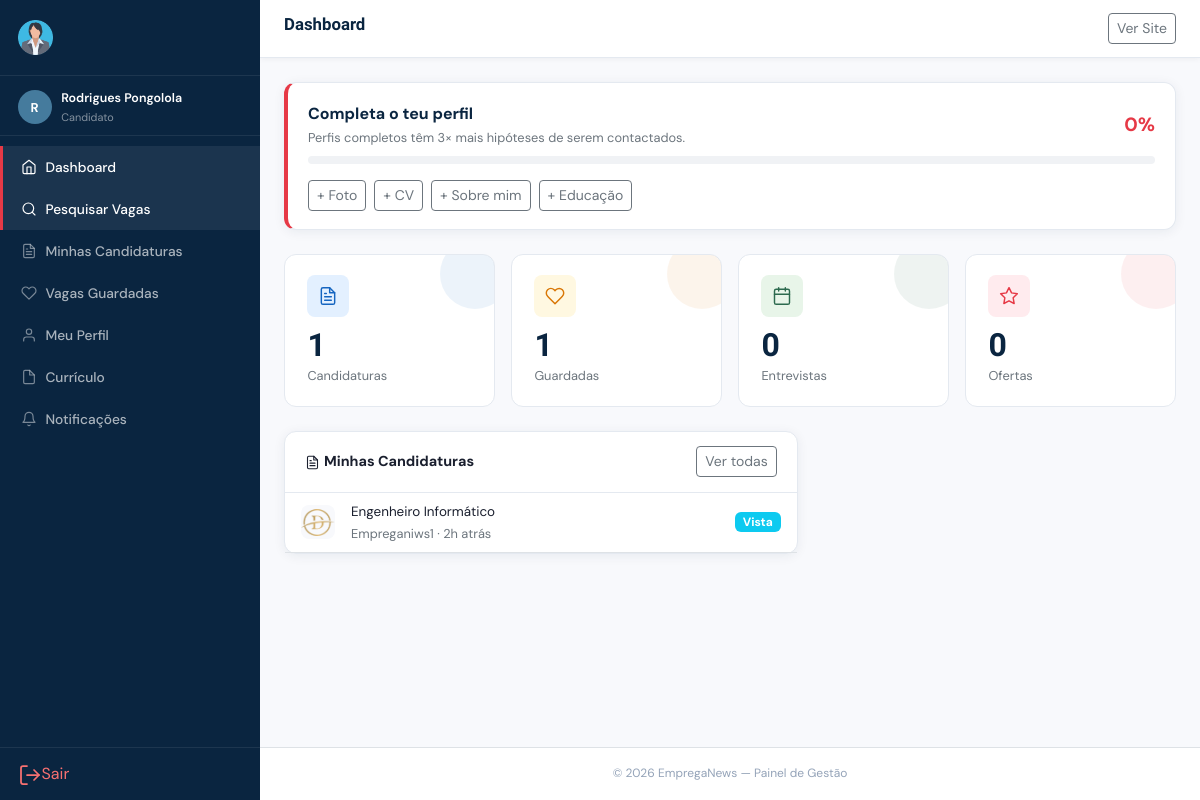
Screenshot of /candidato/index.php (signed in) with the database file from the repository.
### tables this page shows
CREATE TABLE `candidaturas` (
  `id` int(11) NOT NULL,
  `vaga_id` int(11) NOT NULL,
  `candidato_id` int(11) NOT NULL,
  `carta_apresentacao` text DEFAULT NULL,
  `cv_ficheiro` varchar(255) DEFAULT NULL COMMENT 'CV específico para esta candidatura',
  `estado` enum('enviada','vista','em_analise','entrevista','oferta','aceite','rejeitada','retirada') DEFAULT 'enviada',
  `nota_empresa` text DEFAULT NULL COMMENT 'Nota interna da empresa',
  `nota_admin` text DEFAULT NULL,
  `data_candidatura` timestamp NOT NULL DEFAULT current_timestamp(),
  `data_atualizacao` timestamp NOT NULL DEFAULT current_timestamp() ON UPDATE current_timestamp(),
  `notificado` tinyint(1) DEFAULT 0
);

CREATE TABLE `empresas` (
  `id` int(11) NOT NULL,
  `utilizador_id` int(11) NOT NULL,
  `nome` varchar(200) NOT NULL,
  `slug` varchar(220) NOT NULL,
  `logo` varchar(255) DEFAULT NULL,
  `nif` varchar(30) DEFAULT NULL,
  `website` varchar(200) DEFAULT NULL,
  `telefone` varchar(30) DEFAULT NULL,
  `email_contato` varchar(150) DEFAULT NULL,
  `provincia_id` int(11) DEFAULT NULL,
  `morada` text DEFAULT NULL,
  `setor` varchar(100) DEFAULT NULL,
  `dimensao` enum('startup','pequena','media','grande','multinacional') DEFAULT 'media',
  `ano_fundacao` year(4) DEFAULT NULL,
  `sobre` text DEFAULT NULL,
  `estado` enum('pendente','aprovada','suspensa','rejeitada') DEFAULT 'pendente',
  `verificada` tinyint(1) DEFAULT 0 COMMENT 'Selo verificado pelo admin',
  `total_vagas_publicadas` int(11) DEFAULT 0,
  `criado_em` timestamp NOT NULL DEFAULT current_timestamp(),
  `atualizado_em` timestamp NOT NULL DEFAULT current_timestamp() ON UPDATE current_timestamp()
);

CREATE TABLE `vagas` (
  `id` int(11) NOT NULL,
  `empresa_id` int(11) NOT NULL,
  `titulo` varchar(200) NOT NULL,
  `slug` varchar(220) NOT NULL,
  `categoria_id` int(11) DEFAULT NULL,
  `provincia_id` int(11) DEFAULT NULL,
  `tipo_contrato` enum('efectivo','contrato','part_time','freelance','estagio','voluntario') DEFAULT 'efectivo',
  `modalidade` enum('presencial','remoto','hibrido') DEFAULT 'presencial',
  `nivel_experiencia` enum('sem_experiencia','junior','medio','senior','diretor') DEFAULT 'medio',
  `nivel_escolaridade` enum('basico','medio','bacharelato','licenciatura','mestrado','doutoramento','indiferente') DEFAULT 'licenciatura',
  `descricao` longtext NOT NULL,
  `requisitos` text DEFAULT NULL,
  `beneficios` text DEFAULT NULL,
  `salario_min` decimal(12,2) DEFAULT NULL,
  `salario_max` decimal(12,2) DEFAULT NULL,
  `moeda_salario` varchar(10) DEFAULT 'AOA',
  `salario_negociavel` tinyint(1) DEFAULT 0,
  `salario_visivel` tinyint(1) DEFAULT 1,
  `vagas_disponiveis` int(11) DEFAULT 1,
  `data_publicacao` date DEFAULT curdate(),
  `data_encerramento` date DEFAULT NULL,
  `estado` enum('rascunho','pendente','publicada','encerrada','arquivada') DEFAULT 'pendente',
  `destaque` tinyint(1) DEFAULT 0,
  `total_candidaturas` int(11) DEFAULT 0,
  `total_visualizacoes` int(11) DEFAULT 0,
  `criado_em` timestamp NOT NULL DEFAULT current_timestamp(),
  `atualizado_em` timestamp NOT NULL DEFAULT current_timestamp() ON UPDATE current_timestamp()
);

### includes/config.php (called while the page is built, shortened)
<?php
class DB {
    private static ?PDO $c = null;
    public static function conn(): PDO {
        if (!self::$c) {
            try {
                self::$c = new PDO(
                    "mysql:host=".DB_HOST.";dbname=".DB_NAME.";charset=utf8mb4",
                    DB_USER, DB_PASS,
                    [PDO::ATTR_ERRMODE            => PDO::ERRMODE_EXCEPTION,
                     PDO::ATTR_DEFAULT_FETCH_MODE => PDO::FETCH_ASSOC,
                     PDO::ATTR_EMULATE_PREPARES   => false]
                );
            } catch (PDOException $e) {
                die('
<!DOCTYPE html><html><head><meta charset="UTF-8">
<title>Erro de Ligação</title>
<style>body{font-family:sans-serif;padding:3rem;color:#c00;background:#fff8f8;}
h2{color:#c00;}code{background:#fee;padding:.2rem .4rem;border-radius:4px;}</style>
</head><body>
<h2>⚠ Erro de Ligação à Base de Dados</h2>
<p>Não foi possível ligar ao MySQL. Verifique as configurações em <code>includes/config.php</code>:</p>
<ul>
  <li>DB_HOST: <code>' . DB_HOST . '</code></li>
  <li>DB_NAME: <code>' . DB_NAME . '</code></li>
  <li>DB_USER: <code>' . DB_USER . '</code></li>
</ul>
<p>Mensagem do servidor: <code>' . htmlspecialchars($e->getMessage()) . '</code></p>
<p>Certifique-se de que correu o ficheiro <code>database.sql</code> para criar a base de dados.</p>
</body></html>');
            }
        }
        return self::$c;
    }
    public static function q(string $sql, array $p=[]): PDOStatement { $s=self::conn()->prepare($sql); $s->execute($p); return $s; }
    public static function row(string $sql, array $p=[]): ?array     { return self::q($sql,$p)->fetch()?:null; }
    public static function all(string $sql, array $p=[]): array      { return self::q($sql,$p)->fetchAll(); }
    public static function val(string $sql, array $p=[]): mixed      { $r=self::q($sql,$p)->fetch(PDO::FETCH_NUM); return $r?$r[0]:null; }
}
function h(mixed $s): string { return htmlspecialchars((string)$s, ENT_QUOTES, 'UTF-8'); }
function url(string $caminho = ''): string {
    return BASE_URL . ltrim($caminho, '/');
}
function tempo(string $data): string {
    $diff = time() - strtotime($data);
    if ($diff < 86400)  return floor($diff/3600).'h atrás';
    return date('d/m/Y', strtotime($data));
}
function loggedIn(): bool { return !empty($_SESSION['uid']); }
function meCandidato(): ?array {
    return DB::row(
        "SELECT c.*, u.nome, u.email FROM candidatos c
         JOIN utilizadores u ON u.id=c.utilizador_id
         WHERE c.utilizador_id=?", [$_SESSION['uid']]
    );
}
function estadoCandidaturaLabel(string $e): array {
    return match($e) {
        'enviada'    => ['Enviada',     'secondary'],
        'vista'      => ['Vista',       'info'],
        'em_analise' => ['Em análise',  'warning'],
        'entrevista' => ['Entrevista',  'primary'],
        'oferta'     => ['Oferta',      'success'],
        'aceite'     => ['Aceite',      'success'],
        'rejeitada'  => ['Rejeitada',   'danger'],
        'retirada'   => ['Retirada',    'secondary'],
        default      => [$e,            'secondary'],
    };
}

### candidato/index.php (the view, shortened to what this page needs)
<?php
require_once '../includes/config.php';
$cfg=allCfg(); $cand=meCandidato();
$stats=[
    'cands'   =>DB::val("SELECT COUNT(*) FROM candidaturas WHERE candidato_id=?",[$cand['id']])??0,
    'guarda'  =>DB::val("SELECT COUNT(*) FROM vagas_guardadas WHERE candidato_id=?",[$cand['id']])??0,
    'entrev'  =>DB::val("SELECT COUNT(*) FROM candidaturas WHERE candidato_id=? AND estado='entrevista'",[$cand['id']])??0,
    'ofertas' =>DB::val("SELECT COUNT(*) FROM candidaturas WHERE candidato_id=? AND estado IN('oferta','aceite')",[$cand['id']])??0,
];
$pts=0;
$pts=min(100,$pts);
$cands_rec=DB::all("SELECT c.*,v.titulo,v.tipo_contrato,v.modalidade,e.nome as en,e.logo as el FROM candidaturas c JOIN vagas v ON v.id=c.vaga_id JOIN empresas e ON e.id=v.empresa_id WHERE c.candidato_id=? ORDER BY c.data_candidatura DESC LIMIT 8",[$cand['id']]);
require_once '../includes/header_painel.php';
?>
<?php if($pts<80): ?>
<div class="p-card mb-4" style="border-left:4px solid var(--ace);">
  <div class="p-card-body">
    <div class="d-flex justify-content-between align-items-center mb-2 flex-wrap gap-2">
      <div>
        <div class="fw-bold" style="color:var(--pri);">Completa o teu perfil</div>
        <div class="text-muted-sm">Perfis completos têm 3× mais hipóteses de serem contactados.</div>
      </div>
      <span style="font-size:1.2rem;font-weight:700;color:var(--ace);"><?= $pts ?>%</span>
    </div>
    <div style="height:8px;background:#f0f2f5;border-radius:4px;overflow:hidden;">
    </div>
    <div class="d-flex gap-2 mt-3 flex-wrap">
      <?php if(!$cand['foto']): ?><a href="<?= url('candidato/perfil.php') ?>" class="btn btn-sm btn-outline-secondary">+ Foto</a><?php endif; ?>
      <?php if(!$cand['cv_ficheiro']): ?><a href="<?= url('candidato/perfil.php') ?>" class="btn btn-sm btn-outline-secondary">+ CV</a><?php endif; ?>
      <?php if(!$cand['sobre']): ?><a href="<?= url('candidato/perfil.php') ?>" class="btn btn-sm btn-outline-secondary">+ Sobre mim</a><?php endif; ?>
      <?php if(!DB::val("SELECT COUNT(*) FROM candidato_educacao WHERE candidato_id=?",[$cand['id']])): ?><a href="<?= url('candidato/curriculo.php') ?>" class="btn btn-sm btn-outline-secondary">+ Educação</a><?php endif; ?>
    </div>
  </div>
</div>
<?php endif; ?>
<div class="row g-3 mb-4">
  <div class="col-6 col-lg-3"><div class="stat-box s-blue"><div class="stat-icon s-blue"><i data-feather="file-text"></i></div><div class="stat-val"><?= $stats['cands'] ?></div><div class="stat-lbl">Candidaturas</div></div></div>
  <div class="col-6 col-lg-3"><div class="stat-box s-amber"><div class="stat-icon s-amber"><i data-feather="heart"></i></div><div class="stat-val"><?= $stats['guarda'] ?></div><div class="stat-lbl">Guardadas</div></div></div>
  <div class="col-6 col-lg-3"><div class="stat-box s-green"><div class="stat-icon s-green"><i data-feather="calendar"></i></div><div class="stat-val"><?= $stats['entrev'] ?></div><div class="stat-lbl">Entrevistas</div></div></div>
  <div class="col-6 col-lg-3"><div class="stat-box s-red"><div class="stat-icon s-red"><i data-feather="star"></i></div><div class="stat-val"><?= $stats['ofertas'] ?></div><div class="stat-lbl">Ofertas</div></div></div>
</div>
<div class="row g-3">
  <div class="col-lg-7">
    <div class="p-card h-100">
      <div class="p-card-header d-flex justify-content-between">
        <span><i data-feather="file-text" style="width:15px;height:15px;" class="me-1"></i>Minhas Candidaturas</span>
        <a href="<?= url('candidato/candidaturas.php') ?>" class="btn btn-sm btn-outline-secondary py-1">Ver todas</a>
      </div>
      <div class="p-card-body p-0">
        <?php if(empty($cands_rec)): ?>
        <div class="text-center py-4" style="font-size:.875rem;color:#6c757d;">
          Ainda sem candidaturas.<br>
          <a href="<?= url('index.php') ?>" style="color:var(--ace);">Pesquisar vagas →</a>
        </div>
        <?php else: foreach($cands_rec as $c): [$lbl,$cls]=estadoCandidaturaLabel($c['estado']); ?>
        <div class="d-flex align-items-center gap-3 px-3 py-2 border-bottom">
          <?php if($c['el']): ?>
            <img src="<?= url('uploads/logos/'.h($c['el'])) ?>" style="width:34px;height:34px;border-radius:8px;object-fit:contain;background:#f8f9fc;flex-shrink:0;">
          <?php else: ?>
            <div style="width:34px;height:34px;border-radius:8px;background:var(--pri);display:flex;align-items:center;justify-content:center;color:#fff;font-size:.75rem;font-weight:700;flex-shrink:0;"><?= mb_strtoupper(mb_substr($c['en'],0,1)) ?></div>
          <?php endif; ?>
          <div class="flex-grow-1 min-w-0">
            <div class="fw-600" style="font-size:.84rem;white-space:nowrap;overflow:hidden;text-overflow:ellipsis;"><?= h($c['titulo']) ?></div>
            <div class="text-muted-sm"><?= h($c['en']) ?> · <?= tempo($c['data_candidatura']) ?></div>
          </div>
          <span class="badge bg-<?= $cls ?> flex-shrink-0"><?= $lbl ?></span>
        </div>
        <?php endforeach; endif; ?>
      </div>
    </div>
  </div>
  <div class="col-lg-5">
  </div>
</div>
<?php require_once '../includes/footer_painel.php'; ?>

### assets/css/style.css (style rules this page uses)
:root { --pri: #0a2540; --sec: #457b9d; --ace: #e63946; --ace2: #c1121f; --ok: #2d6a4f; --warn: #e9c46a; --bg: #f8f9fc; --bg2: #ffffff; --border: #e4e9f0; --text: #1a1f2e; --muted: #6c757d; --radius: 12px; --radius-sm: 8px; --shadow: 0 2px 12px rgba(10,37,64,.07); --shadow-md: 0 4px 24px rgba(10,37,64,.11); --shadow-lg: 0 8px 40px rgba(10,37,64,.15); --font: 'DM Sans', sans-serif; --font-display: 'Clash Display', 'DM Sans', sans-serif; --trans: .2s ease; }
*,*::before,*::after { box-sizing:border-box;margin:0;padding:0; }
html { font-size:16px;scroll-behavior:smooth; }
body { font-family:var(--font);background:var(--bg);color:var(--text);line-height:1.65;overflow-x:hidden; }
img { max-width:100%;height:auto;display:block; }
a { color:var(--sec);text-decoration:none;transition:color var(--trans); }
.stat-box { background:#fff;border:1px solid var(--border); border-radius:var(--radius);padding:1.25rem 1.4rem; position:relative;overflow:hidden; }
.stat-box::before { content:'';position:absolute;top:-16px;right:-16px;width:70px;height:70px;border-radius:50%;opacity:.08; }
.stat-box.s-blue::before { background:#1565c0; }
.stat-box.s-red::before { background:var(--ace); }
.stat-box.s-green::before { background:var(--ok); }
.stat-box.s-amber::before { background:#d97706; }
.stat-val { font-family:var(--font-display);font-size:2rem;font-weight:700;color:var(--pri);line-height:1; }
.stat-lbl { font-size:.8rem;color:var(--muted);margin-top:.25rem; }
.stat-icon { width:42px;height:42px;border-radius:var(--radius-sm);display:flex;align-items:center;justify-content:center;margin-bottom:.75rem; }
.stat-icon svg { width:20px;height:20px; }
.s-blue .stat-icon { background:#e3f0ff; }
.s-blue .stat-icon svg { color:#1565c0; }
.s-red .stat-icon { background:#ffebee; }
.s-red .stat-icon svg { color:var(--ace); }
.s-green.stat-icon,.s-green .stat-icon { background:#e8f5e9; }
.s-green .stat-icon svg { color:var(--ok); }
.s-amber .stat-icon { background:#fff8e1; }
.s-amber .stat-icon svg { color:#d97706; }
.p-card { background:#fff;border:1px solid var(--border);border-radius:var(--radius);box-shadow:var(--shadow); }
.p-card-header { padding:.9rem 1.25rem;border-bottom:1px solid var(--border);font-weight:700;font-size:.9rem;display:flex;align-items:center;gap:.5rem;flex-wrap:wrap; }
.p-card-body { padding:1.1rem 1.25rem; }
.text-muted-sm { color:var(--muted);font-size:.8rem; }

### rows the page displays
candidaturas: empresas.logo (picture), vaga.titulo "Engenheiro Informático", empresas.nome "Empreganiws1", data_candidatura "2h atrás", lbl "Vista"

### other values shown
mb_strtoupper(mb_substr($nome_u,0,1)) "R"
$nome_u "Rodrigues Pongolola"
$tipo_u "Candidato"
$label "Dashboard"
$label "Pesquisar Vagas"
$label "Minhas Candidaturas"
$label "Vagas Guardadas"
$label "Meu Perfil"
$label "Currículo"
$label "Notificações"
$titulo_pag "Dashboard"
$pts "0"
$stats['cands'] "1"
$stats['guarda'] "1"
$stats['entrev'] "0"
